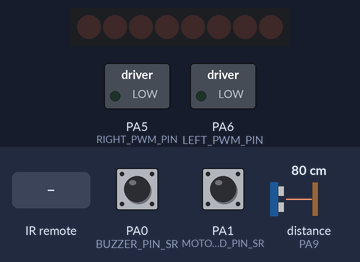
Simulated run of this sketch. Board: STM32 Blue Pill. On the bench: 8 shift-register outputs drawn as a row of LEDs (first output left, lit = HIGH), switched loads named in the sketch (green lamp = pin HIGH). Wiring (inferred from the names in the program): ultrasonic range finder: trigger PA8; echo PA9; shift register (74HC595): data PA12; shift clock PA4; latch PA13. Wiring (inferred from the signals the program sends): row of LEDs: on Q0, Q1, Q2, Q3, Q4, Q5, Q6, Q7. Inputs (shaded band) come from the test bench; at power-on: distance to the obstacle (sensor on PA9) 80 cm, PA0 (BUZZER_PIN_SR) HIGH, PA1 (MOTOR_RIGHT_FORWARD_PIN_SR) HIGH. The echo pulse lasts 58.3 µs per cm; pins used as bus, display or sensor lines are not drawn.

Above: at 1.2 s.
1.3 s: infrared code 0x52 received
At 1.41 s:
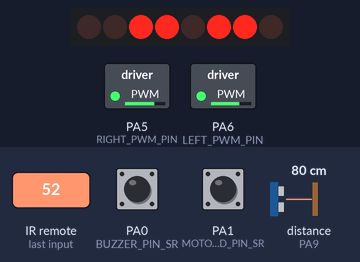
3.2 s: infrared code 0x8 received
At 4.2 s:
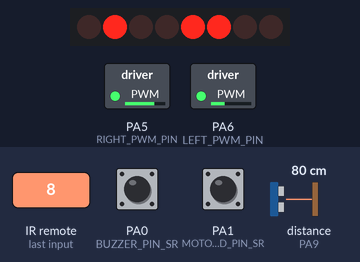
4.7 s: distance to the obstacle (sensor on PA9) set to 33 cm
6.2 s: distance to the obstacle (sensor on PA9) set to 27 cm
At 7.4 s:
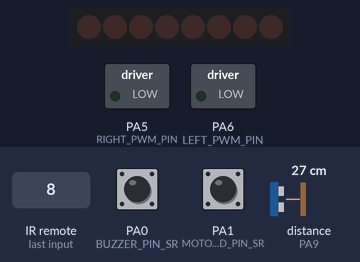
7.7 s: infrared code 0x18 received
At 8.9 s:
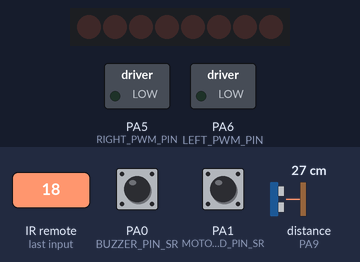
9.2 s: infrared code 0x52 received
At 9.5 s:
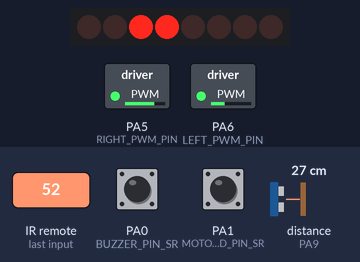
Timing chart, 0 to 12.1 s (numbered marks = the images above; inputs shaded):
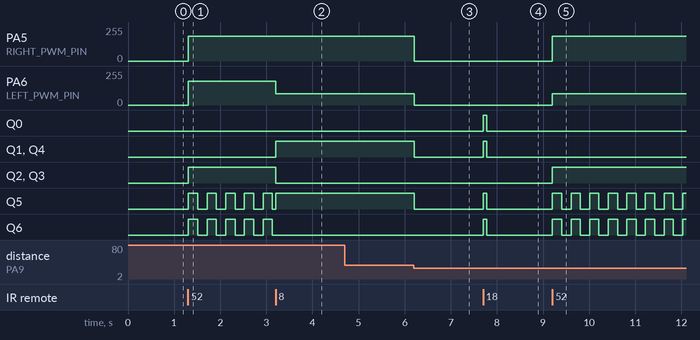

Measured:
- the behaviour switches between 30 and 29 cm on distance to the obstacle (sensor on PA9) (found by bisection; images 2 and 3)
- after the input at 1.3 s, PA5 (RIGHT_PWM_PIN): 0/255 → 185/255 at once; PA6 (LEFT_PWM_PIN): 0/255 → 180/255 at once; Q2, Q3: LOW → HIGH at once; Q5, Q6: alternates HIGH for 0.20 s and LOW for 0.20 s, starting at once
- after the input at 3.2 s, PA6 (LEFT_PWM_PIN): 180/255 → 85/255 at once
- after the input at 4.7 s, every drawn part: stays the same
- after the input at 6.2 s, PA5 (RIGHT_PWM_PIN): 185/255 → 0/255 at once; PA6 (LEFT_PWM_PIN): 85/255 → 0/255 at once; Q1, Q4, Q5: HIGH → LOW at once
- after the input at 7.7 s, Q0, Q1, Q4–6: LOW → HIGH at once, → LOW 0.08 s later
- after the input at 9.2 s, PA5 (RIGHT_PWM_PIN): 0/255 → 185/255 at once; PA6 (LEFT_PWM_PIN): 0/255 → 85/255 at once; Q2, Q3: LOW → HIGH at once; Q5, Q6: alternates HIGH for 0.20 s and LOW for 0.20 s, starting at once

The sketch:

SmallCar_Arduino.ino
```cpp
/*
  Small Car: Arduino Pro Mini
       by Cheng Maohua
*/
#include "PinDefinitionsAndMore.h"
#include <IRremote.hpp>
#include <SoftwareSerial.h>
#include <ArduinoJson.h>

// #define CONFIG_DISTANCE_DEBUG
// #define CONFIG_SPEED_DEBUG
// #define CONFIG_IRREMOTE_DEBUG
// #define CONFIG_SOFTSERIAL_DEBUG

#define DECODE_NEC
#define IR_RECEIVE_PIN 7

#define LATCH_PIN 13
#define CLOCK_PIN 4
#define DATA_PIN 12

byte values = 0;  // Variable to hold the pattern of which pins are currently turned HIGH or LOW

#define IR_GO 0x18  // IR Remote Controller: 21 Keys with white panel
#define IR_LEFT 0x8
#define IR_RIGHT 0x5A
#define IR_STOP 0x1C
#define IR_BACK 0x52
#define IR_UP 0x15
#define IR_DOWN 0x7

// 74HC595 - motor
#define MOTOR_LEFT_FORWARD_PIN_SR 4
#define MOTOR_LEFT_BACK_PIN_SR 3
#define MOTOR_RIGHT_FORWARD_PIN_SR 1
#define MOTOR_RIGHT_BACK_PIN_SR 2
// 74HC595 - led
#define LED_LEFT_PIN_SR 5
#define LED_RIGHT_PIN_SR 6
// 74HC595 - buzzer
#define BUZZER_PIN_SR 0

// L298N - Arduino
#define LEFT_PWM_PIN 6
#define RIGHT_PWM_PIN 5

// motor action code
const char MOTOR_GO = 'G';
const char MOTOR_BACK = 'B';
const char MOTOR_STOP = 'S';
const char MOTOR_LEFT = 'L';
const char MOTOR_RIGHT = 'R';
const char MOTOR_UP = 'U';
const char MOTOR_DOWN = 'D';

char motor_state = MOTOR_STOP;
char motor_cmd = MOTOR_STOP;

#define SPEED_MAX 250
#define SPEED_MIN 50

// PWM - speed
int step_speed = 10;
int left_speed = 180;
int right_speed = 185;
int turn_speed_diff = 100;

long previousMillis_blink;  // for led blink
const int interval_blink = 200;
long previousMillis_buzzer;
const int interval_buzzer = 20;

// softserial - Arduino
#define SS_RX_PIN 10
#define SS_TX_PIN 11
SoftwareSerial espSerial(SS_RX_PIN, SS_TX_PIN);

// Arduino UNO/Pro Mini intercept0，1(pin2,3)
int leftCounter = 0, rightCounter = 0;
unsigned long time = 0, old_time = 0;
unsigned long time1 = 0;
float lv, rv;

// ultrasonic - Arduino
#define TRIG_PIN 8  // Trigger
#define ECHO_PIN 9  // Echo
long duration;
float distance;

// send data to esp8266
const int interval_send_data = 100;
long previousMillis_send_data;
StaticJsonDocument<200> sensor_json;

// 74HC595N
void shift_register_update() {
  //
  digitalWrite(LATCH_PIN, LOW);
  shiftOut(DATA_PIN, CLOCK_PIN, LSBFIRST, values);
  digitalWrite(LATCH_PIN, HIGH);
};

void shift_register_init() {
  // Set all the pins of 74HC595 as OUTPUT
  pinMode(LATCH_PIN, OUTPUT);
  pinMode(DATA_PIN, OUTPUT);
  pinMode(CLOCK_PIN, OUTPUT);
  shift_register_update();
}

void motor_init() {
  analogWrite(LEFT_PWM_PIN, 0);
  analogWrite(RIGHT_PWM_PIN, 0);

  bitClear(values, 7 - MOTOR_LEFT_FORWARD_PIN_SR);
  bitClear(values, 7 - MOTOR_LEFT_BACK_PIN_SR);
  bitClear(values, 7 - MOTOR_RIGHT_FORWARD_PIN_SR);
  bitClear(values, 7 - MOTOR_RIGHT_BACK_PIN_SR);
  shift_register_update();
}

void motor_go() {
  analogWrite(LEFT_PWM_PIN, left_speed);
  bitSet(values, 7 - MOTOR_LEFT_FORWARD_PIN_SR);
  bitClear(values, 7 - MOTOR_LEFT_BACK_PIN_SR);

  analogWrite(RIGHT_PWM_PIN, right_speed);
  bitSet(values, 7 - MOTOR_RIGHT_FORWARD_PIN_SR);
  bitClear(values, 7 - MOTOR_RIGHT_BACK_PIN_SR);
}

void motor_back() {
  analogWrite(LEFT_PWM_PIN, left_speed);
  bitClear(values, 7 - MOTOR_LEFT_FORWARD_PIN_SR);
  bitSet(values, 7 - MOTOR_LEFT_BACK_PIN_SR);

  analogWrite(RIGHT_PWM_PIN, right_speed);
  bitClear(values, 7 - MOTOR_RIGHT_FORWARD_PIN_SR);
  bitSet(values, 7 - MOTOR_RIGHT_BACK_PIN_SR);
}

void motor_turn_left() {
  // right speed > left speed
  left_speed = right_speed - turn_speed_diff;
  if (left_speed < 0) {
    left_speed = 0;
  };
  analogWrite(LEFT_PWM_PIN, left_speed);
  bitSet(values, 7 - MOTOR_LEFT_FORWARD_PIN_SR);
  bitClear(values, 7 - MOTOR_LEFT_BACK_PIN_SR);

  analogWrite(RIGHT_PWM_PIN, right_speed);
  bitSet(values, 7 - MOTOR_RIGHT_FORWARD_PIN_SR);
  bitClear(values, 7 - MOTOR_RIGHT_BACK_PIN_SR);
}

void motor_turn_right() {
  // left speed > right speed
  analogWrite(LEFT_PWM_PIN, left_speed);
  bitSet(values, 7 - MOTOR_LEFT_FORWARD_PIN_SR);
  bitClear(values, 7 - MOTOR_LEFT_BACK_PIN_SR);
  right_speed = left_speed - turn_speed_diff;
  if (right_speed < 0) {
    right_speed = 0;
  }
  analogWrite(RIGHT_PWM_PIN, right_speed);
  bitSet(values, 7 - MOTOR_RIGHT_FORWARD_PIN_SR);
  bitClear(values, 7 - MOTOR_RIGHT_BACK_PIN_SR);
}

void motor_stop() {
  motor_init();
}

void motor_action(char motor_cmd) {
  switch (motor_cmd) {
    case MOTOR_GO:
      bitSet(values, 7 - LED_LEFT_PIN_SR);
      bitSet(values, 7 - LED_RIGHT_PIN_SR);
      motor_go();
      shift_register_update();
      motor_state = motor_cmd;
      break;
    case MOTOR_STOP:
      bitClear(values, 7 - LED_LEFT_PIN_SR);
      bitClear(values, 7 - LED_RIGHT_PIN_SR);
      motor_stop();
      shift_register_update();
      motor_state = motor_cmd;
      break;
    case MOTOR_BACK:
      previousMillis_blink = 0;
      bitClear(values, 7 - LED_LEFT_PIN_SR);
      bitClear(values, 7 - LED_RIGHT_PIN_SR);
      motor_back();
      shift_register_update();
      motor_state = motor_cmd;
      break;
    case MOTOR_LEFT:
      bitSet(values, 7 - LED_LEFT_PIN_SR);
      bitClear(values, 7 - LED_RIGHT_PIN_SR);
      motor_turn_left();
      shift_register_update();
      motor_state = motor_cmd;
      break;
    case MOTOR_RIGHT:
      bitClear(values, 7 - LED_LEFT_PIN_SR);
      bitSet(values, 7 - LED_RIGHT_PIN_SR);
      motor_turn_right();
      shift_register_update();
      motor_state = motor_cmd;
      break;
    default:
      break;
  };
};

void update_motor_speed(int step_speed_value) {
  left_speed += step_speed_value;
  right_speed += step_speed_value;

  if (left_speed > SPEED_MAX) {
    left_speed = SPEED_MAX;
  } else if (left_speed < SPEED_MIN) {
    left_speed = SPEED_MIN;
  };

  if (right_speed > SPEED_MAX) {
    right_speed = SPEED_MAX;
  } else if (right_speed < SPEED_MIN) {
    right_speed = SPEED_MIN;
  };

  analogWrite(LEFT_PWM_PIN, left_speed);
  analogWrite(RIGHT_PWM_PIN, right_speed);
}

void irremote_init() {
#ifdef CONFIG_IRREMOTE_DEBUG
  Serial.println(F("START " __FILE__ " from " __DATE__ "\r\nUsing library version " VERSION_IRREMOTE));
#endif
  IrReceiver.begin(IR_RECEIVE_PIN, DISABLE_LED_FEEDBACK);
#ifdef CONFIG_IRREMOTE_DEBUG
  Serial.print(F("Ready to receive IR signals of protocols: "));
  printActiveIRProtocols(&Serial);
  Serial.println(F("at pin " STR(IR_RECEIVE_PIN)));
#endif
};

void irremote_cmd() {
  if (IrReceiver.decode()) {
#ifdef CONFIG_IRREMOTE_DEBUG
    IrReceiver.printIRResultShort(&Serial);
    if (IrReceiver.decodedIRData.protocol == UNKNOWN) {
      Serial.println(F("Received noise or an unknown (or not yet enabled) protocol"));
      IrReceiver.printIRResultRawFormatted(&Serial, true);
    }
    Serial.println();
#endif
    IrReceiver.resume();  // Enable receiving of the next value
    if (IrReceiver.decodedIRData.protocol != UNKNOWN) {
      switch (IrReceiver.decodedIRData.command) {
        case IR_GO:
          motor_cmd = MOTOR_GO;
          break;
        case IR_LEFT:
          motor_cmd = MOTOR_LEFT;
          break;
        case IR_RIGHT:
          motor_cmd = MOTOR_RIGHT;
          break;
        case IR_BACK:
          motor_cmd = MOTOR_BACK;
          break;
        case IR_STOP:
          motor_cmd = MOTOR_STOP;
          break;
        case IR_UP:
          update_motor_speed(step_speed);
          break;
        case IR_DOWN:
          update_motor_speed(-step_speed);
          break;
        default:
          break;
      };
    };
    if (motor_cmd != motor_state) {
      motor_action(motor_cmd);
    };
  }
}

void softserial_cmd() {
  // from esp8266 softserial
  String inString = "";
  while (espSerial.available()) {
    inString += char(espSerial.read());
#ifdef CONFIG_SOFTSERIAL_DEBUG
    Serial.print(inString);
#endif
  };

  if (inString.indexOf(MOTOR_GO) != -1) {
    motor_cmd = MOTOR_GO;
  } else if (inString.indexOf(MOTOR_STOP) != -1) {
    motor_cmd = MOTOR_STOP;
  } else if (inString.indexOf(MOTOR_BACK) != -1) {
    motor_cmd = MOTOR_BACK;
  } else if (inString.indexOf(MOTOR_LEFT) != -1) {
    motor_cmd = MOTOR_LEFT;
  } else if (inString.indexOf(MOTOR_RIGHT) != -1) {
    motor_cmd = MOTOR_RIGHT;
  } else if (inString.indexOf(MOTOR_UP) != -1) {
    update_motor_speed(step_speed);
  } else if (inString.indexOf(MOTOR_DOWN) != -1) {
    update_motor_speed(-step_speed);
  };
  if (motor_cmd != motor_state) {
    motor_action(motor_cmd);
  };
}

bool speed_detection() {
  time = millis();
  if (abs(time - old_time) >= 1000) {
    detachInterrupt(0);
    detachInterrupt(1);
    lv = (float)leftCounter * 60 / 20;
    rv = (float)rightCounter * 60 / 20;
#ifdef CONFIG_SPEED_DEBUG
    Serial.print("left:");
    Serial.print(lv);
    Serial.print("     right:");
    Serial.println(rv);
#endif
    leftCounter = 0;
    rightCounter = 0;
    old_time = millis();
    attachInterrupt(0, RightCount_CallBack, FALLING);
    attachInterrupt(1, LeftCount_CallBack, FALLING);
    return 1;
  } else
    return 0;
}

void LeftCount_CallBack() {
  leftCounter++;
}

void RightCount_CallBack() {
  rightCounter++;
}

void distance_detection() {
  digitalWrite(TRIG_PIN, LOW);
  delayMicroseconds(5);
  digitalWrite(TRIG_PIN, HIGH);
  delayMicroseconds(10);
  digitalWrite(TRIG_PIN, LOW);

  pinMode(ECHO_PIN, INPUT);
  duration = pulseIn(ECHO_PIN, HIGH);
  distance = (duration / 2) / 29.1;
#ifdef CONFIG_DISTANCE_DEBUG
  Serial.print(distance);
  Serial.print("cm");
  Serial.println();
#endif
}

void ultrasonic_init() {
  pinMode(TRIG_PIN, OUTPUT);
  pinMode(ECHO_PIN, INPUT);
}

void led_blink() {
  unsigned long currentMillis = millis();
  if (currentMillis - previousMillis_blink >= interval_blink) {
    previousMillis_blink = currentMillis;  // Remember the time
    if (bitRead(values, 7 - LED_LEFT_PIN_SR) == 1) {
      bitClear(values, 7 - LED_LEFT_PIN_SR);
      bitClear(values, 7 - LED_RIGHT_PIN_SR);
    } else if ((bitRead(values, 7 - LED_LEFT_PIN_SR) == 0)) {
      bitSet(values, 7 - LED_LEFT_PIN_SR);
      bitSet(values, 7 - LED_RIGHT_PIN_SR);
    };
    shift_register_update();
  };
}

void buzzer_action() {
  unsigned long currentMillis = millis();
  if (currentMillis - previousMillis_buzzer >= interval_buzzer) {
    previousMillis_buzzer = currentMillis;
    if (bitRead(values, 7 - BUZZER_PIN_SR) == 1) {
      bitClear(values, 7 - BUZZER_PIN_SR);
    } else if ((bitRead(values, 7 - BUZZER_PIN_SR) == 0)) {
      bitSet(values, 7 - BUZZER_PIN_SR);
    };
    shift_register_update();
  };
}

void setup() {
  shift_register_init();
  Serial.begin(9600);

  motor_init();
  irremote_init();
  ultrasonic_init();

  espSerial.begin(9600);
  previousMillis_send_data = 0;
  previousMillis_buzzer = 0;
};

void loop() {
  bool sd = speed_detection();
  distance_detection();
  if (distance < 30) {
    if (motor_state == MOTOR_GO || motor_state == MOTOR_LEFT || motor_state == MOTOR_RIGHT) {
      motor_cmd = MOTOR_STOP;
      motor_action(motor_cmd);
    }
  }
  if (motor_state == MOTOR_BACK) {
    led_blink();
  };

  irremote_cmd();
  softserial_cmd();

  unsigned long currentMillis = millis();
  if (currentMillis - previousMillis_send_data >= interval_send_data) {
    previousMillis_send_data = currentMillis;
    sensor_json["distance"] = String(distance, 0);
    sensor_json["left_speed"] = String(lv, 0);
    sensor_json["right_speed"] = String(rv, 0);
    serializeJson(sensor_json, espSerial);
  };

  if (motor_state == MOTOR_GO && distance < 60) {
    buzzer_action();
  } else {
    previousMillis_buzzer = 0;
    if (bitRead(values, 7 - BUZZER_PIN_SR) == 1) {
      bitClear(values, 7 - BUZZER_PIN_SR);
    };
    shift_register_update();
  };
}
```

Source omitted: PinDefinitionsAndMore.h (13750 bytes)
